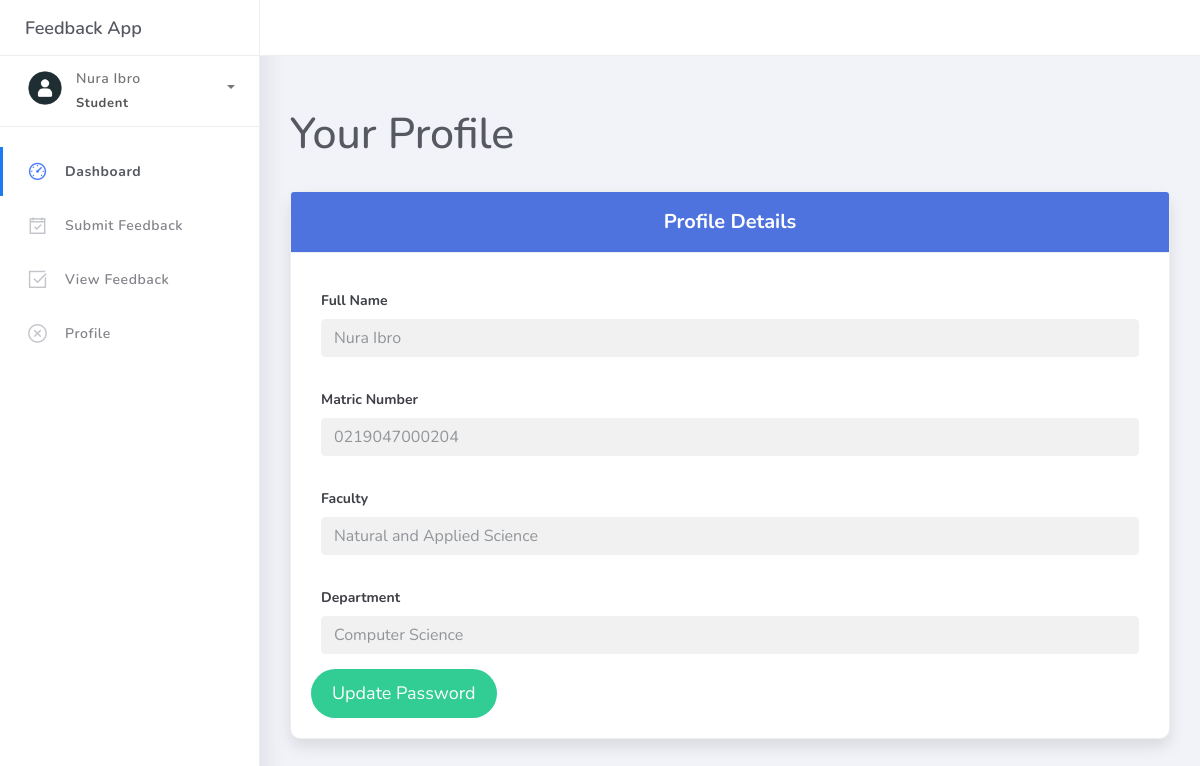
Page /Student/profile.php (signed in) on the committed database.
### tables this page shows
CREATE TABLE `student` (
  `student_id` int(255) NOT NULL,
  `fullname` varchar(255) NOT NULL,
  `matricno` varchar(255) NOT NULL,
  `faculty` varchar(255) NOT NULL,
  `department` varchar(255) NOT NULL,
  `level` varchar(255) NOT NULL,
  `password` varchar(255) NOT NULL,
  `date_sent` timestamp NOT NULL DEFAULT current_timestamp() ON UPDATE current_timestamp()
);

### Student/profile.php (the view, shortened to what this page needs)
<?php
include_once "../includes/connect.php";
if (!isset($_SESSION["student_id"])) {
	header("location:../login.php");
} else {
	$user_id = $_SESSION["student_id"];
	$select_user_details = mysqli_query($connect, "SELECT * FROM `student` WHERE student_id = $user_id");
	$fetch_user_details = mysqli_fetch_assoc($select_user_details);
	$fullname = $fetch_user_details["fullname"];
	$matricno = $fetch_user_details["matricno"];
	$faculty = $fetch_user_details["faculty"];
	$department = $fetch_user_details["department"];
}
?>
<!DOCTYPE html>
<html>
<head>
	<link rel="stylesheet" href="../assets/css/bootstrap.min.css">
	<link rel="stylesheet" href="../assets/css/ready.css">
	<link rel="stylesheet" href="../assets/css/demo.css">
</head>
<body>
	<div class="wrapper">
		<div class="main-header">
			<div class="logo-header">
				<a href="index.html" class="logo">
					Feedback App
				</a>
			</div>
		</div>
		<div class="sidebar">
			<div class="scrollbar-inner sidebar-wrapper">
				<div class="user">
					<div class="photo">
						<img src="../assets/img/profile.png">
					</div>
					<div class="info">
						<a class="" data-toggle="collapse" href="#collapseExample" aria-expanded="true">
							<span>
								<?php echo $fullname; ?>
								<span class="user-level">Student</span>
								<span class="caret"></span>
							</span>
						</a>
					</div>
				</div>
				<ul class="nav">
					<li class="nav-item active">
						<a href="./dashboard.php">
							<i class="la la-dashboard"></i>
							<p>Dashboard</p>
						</a>
					</li>
					<li class="nav-item">
						<a href="./submit-feedback.php">
							<i class="la la-calendar-check-o"></i>
							<p>Submit Feedback</p>
						</a>
					</li>
					<li class="nav-item">
						<a href="./view-feedback.php">
							<i class="la la-check-square"></i>
							<p>View Feedback</p>
						</a>
					</li>
					<li class="nav-item">
						<a href="./profile.php">
							<i class="la la-times-circle"></i>
							<p>Profile</p>
						</a>
					</li>
				</ul>
			</div>
		</div>
		<div class="main-panel">
			<div class="content">
				<div class="container">
					<h2 class="mt-4">Your Profile</h2>
					<div class="card card-profile">
						<div class="card-header">
							Profile Details
						</div>
						<div class="card-body">
							<form>
								<div class="form-group">
									<label for="fullName">Full Name</label>
									<input type="text" class="form-control" id="fullName" value="<?php echo $fullname; ?>" readonly>
								</div>
								<div class="form-group">
									<label for="matricNo">Matric Number</label>
									<input type="text" class="form-control" id="matricNo" value="<?php echo $matricno; ?>" readonly>
								</div>
								<div class="form-group">
									<label for="faculty">Faculty</label>
									<input type="text" class="form-control" id="faculty" value="<?php echo $faculty; ?>" readonly>
								</div>
								<div class="form-group">
									<label for="department">Department</label>
									<input type="text" class="form-control" id="department" value="<?php echo $department; ?>" readonly>
								</div>
								<button type="button" class="btn btn-update" data-toggle="modal" data-target="#updatePasswordModal">Update Password</button>
							</form>
						</div>
					</div>
				</div>
			</div>
		</div>
	</div>
</body>
</html>

### Student/profile.php (style rules this page uses)
.card-profile { border-radius: 10px; box-shadow: 0 8px 15px rgba(0, 0, 0, 0.1); margin-top: 30px; }
.card-profile .card-header { font-size: 20px; font-weight: bold; background-color: #4e73df; color: white; text-align: center; }
.card-profile .card-body { font-size: 16px; padding: 20px; }
.card-profile .form-group label { font-weight: bold; }
.card-profile .form-control[readonly] { background-color: #e9ecef; opacity: 1; }
.card-profile .btn-update { background-color: #1cc88a; color: white; font-size: 18px; padding: 10px 20px; border-radius: 50px; transition: background-color 0.3s; }

### rows in the picture
student: fullname "Nura Ibro", matricno "0219047000204", faculty "Natural and Applied Science", department "Computer Science"
